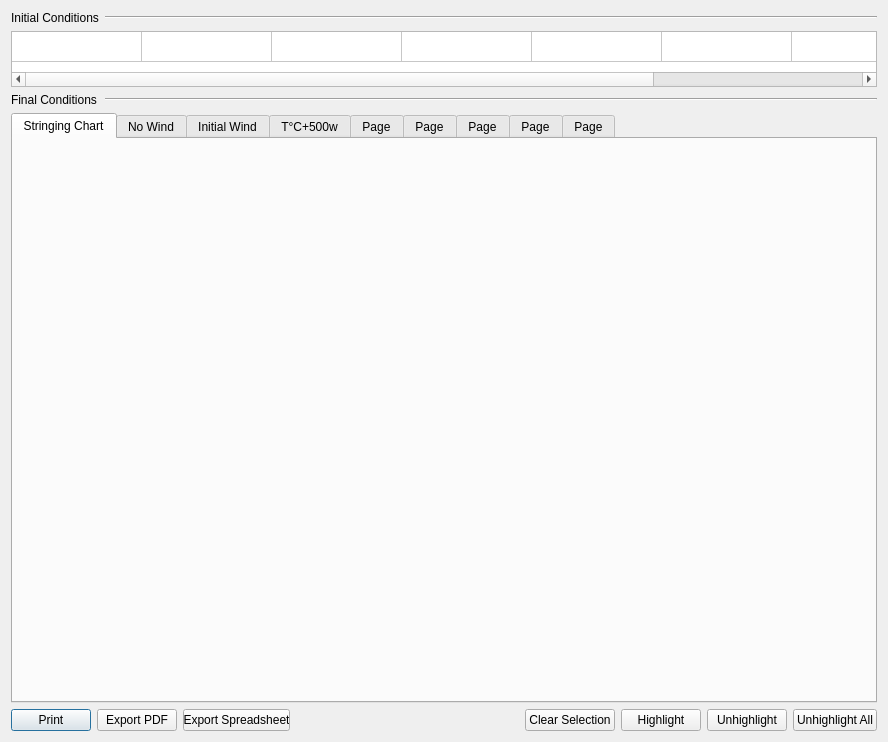
<?xml version="1.0" encoding="UTF-8"?>
<ui version="4.0">
 <class>SheetNewWindow</class>
 <widget class="QDialog" name="SheetNewWindow">
  <property name="geometry">
   <rect>
    <x>0</x>
    <y>0</y>
    <width>888</width>
    <height>742</height>
   </rect>
  </property>
  <property name="windowTitle">
   <string>Dialog</string>
  </property>
  <layout class="QGridLayout" name="gridLayout_3">
   <item row="1" column="0">
    <layout class="QHBoxLayout" name="horizontalLayout_2">
     <item>
      <widget class="QPushButton" name="printPB">
       <property name="sizePolicy">
        <sizepolicy hsizetype="Fixed" vsizetype="Fixed">
         <horstretch>0</horstretch>
         <verstretch>0</verstretch>
        </sizepolicy>
       </property>
       <property name="text">
        <string>Print</string>
       </property>
      </widget>
     </item>
     <item>
      <widget class="QPushButton" name="exportPDFPB">
       <property name="sizePolicy">
        <sizepolicy hsizetype="Fixed" vsizetype="Fixed">
         <horstretch>0</horstretch>
         <verstretch>0</verstretch>
        </sizepolicy>
       </property>
       <property name="text">
        <string>Export PDF</string>
       </property>
      </widget>
     </item>
     <item>
      <widget class="QPushButton" name="exportSpreadsheetPB">
       <property name="minimumSize">
        <size>
         <width>107</width>
         <height>0</height>
        </size>
       </property>
       <property name="text">
        <string>Export Spreadsheet</string>
       </property>
      </widget>
     </item>
     <item>
      <spacer name="horizontalSpacer">
       <property name="orientation">
        <enum>Qt::Horizontal</enum>
       </property>
       <property name="sizeHint" stdset="0">
        <size>
         <width>398</width>
         <height>20</height>
        </size>
       </property>
      </spacer>
     </item>
     <item>
      <widget class="QPushButton" name="clearSelectionPB">
       <property name="text">
        <string>Clear Selection</string>
       </property>
      </widget>
     </item>
     <item>
      <widget class="QPushButton" name="highlightPB">
       <property name="sizePolicy">
        <sizepolicy hsizetype="Fixed" vsizetype="Fixed">
         <horstretch>0</horstretch>
         <verstretch>0</verstretch>
        </sizepolicy>
       </property>
       <property name="layoutDirection">
        <enum>Qt::RightToLeft</enum>
       </property>
       <property name="text">
        <string>Highlight</string>
       </property>
      </widget>
     </item>
     <item>
      <widget class="QPushButton" name="unhighlightPB">
       <property name="sizePolicy">
        <sizepolicy hsizetype="Fixed" vsizetype="Fixed">
         <horstretch>0</horstretch>
         <verstretch>0</verstretch>
        </sizepolicy>
       </property>
       <property name="layoutDirection">
        <enum>Qt::RightToLeft</enum>
       </property>
       <property name="text">
        <string>Unhighlight</string>
       </property>
      </widget>
     </item>
     <item>
      <widget class="QPushButton" name="unhighlightAllPB">
       <property name="sizePolicy">
        <sizepolicy hsizetype="Fixed" vsizetype="Fixed">
         <horstretch>0</horstretch>
         <verstretch>0</verstretch>
        </sizepolicy>
       </property>
       <property name="layoutDirection">
        <enum>Qt::RightToLeft</enum>
       </property>
       <property name="text">
        <string>Unhighlight All</string>
       </property>
      </widget>
     </item>
    </layout>
   </item>
   <item row="0" column="0">
    <layout class="QGridLayout" name="gridLayout_2">
     <item row="0" column="0">
      <widget class="QLabel" name="label_10">
       <property name="sizePolicy">
        <sizepolicy hsizetype="Preferred" vsizetype="Preferred">
         <horstretch>10</horstretch>
         <verstretch>0</verstretch>
        </sizepolicy>
       </property>
       <property name="text">
        <string>Initial Conditions</string>
       </property>
      </widget>
     </item>
     <item row="3" column="0" colspan="2">
      <widget class="QTabWidget" name="resultsTabWidget">
       <property name="currentIndex">
        <number>0</number>
       </property>
       <widget class="QWidget" name="tab_stringingChart">
        <attribute name="title">
         <string>Stringing Chart</string>
        </attribute>
        <layout class="QGridLayout" name="gridLayout_9"/>
       </widget>
       <widget class="QWidget" name="tab_finalCondNoWind">
        <attribute name="title">
         <string>No Wind</string>
        </attribute>
        <layout class="QGridLayout" name="gridLayout_6"/>
       </widget>
       <widget class="QWidget" name="tab_finalCondInitWind">
        <attribute name="title">
         <string>Initial Wind</string>
        </attribute>
        <layout class="QGridLayout" name="gridLayout"/>
       </widget>
       <widget class="QWidget" name="tab_finalCondT500">
        <attribute name="title">
         <string>T°C+500w</string>
        </attribute>
        <layout class="QGridLayout" name="gridLayout_7"/>
       </widget>
       <widget class="QWidget" name="tab_sagsNoWind">
        <attribute name="title">
         <string>Page</string>
        </attribute>
        <layout class="QGridLayout" name="gridLayout_8">
         <item row="0" column="0">
          <layout class="QGridLayout" name="gridLayout_5"/>
         </item>
        </layout>
       </widget>
       <widget class="QWidget" name="tab_sagsInitWind">
        <attribute name="title">
         <string>Page</string>
        </attribute>
        <layout class="QGridLayout" name="gridLayout_11">
         <item row="0" column="0">
          <layout class="QGridLayout" name="gridLayout_10"/>
         </item>
        </layout>
       </widget>
       <widget class="QWidget" name="tab_sagsT500Wind">
        <attribute name="title">
         <string>Page</string>
        </attribute>
        <layout class="QGridLayout" name="gridLayout_13">
         <item row="0" column="0">
          <layout class="QGridLayout" name="gridLayout_12"/>
         </item>
        </layout>
       </widget>
       <widget class="QWidget" name="tab_swingsInitWind">
        <attribute name="title">
         <string>Page</string>
        </attribute>
        <layout class="QGridLayout" name="gridLayout_15">
         <item row="0" column="0">
          <layout class="QGridLayout" name="gridLayout_14"/>
         </item>
        </layout>
       </widget>
       <widget class="QWidget" name="tab_swingsT500Wind">
        <attribute name="title">
         <string>Page</string>
        </attribute>
        <layout class="QGridLayout" name="gridLayout_17">
         <item row="0" column="0">
          <layout class="QGridLayout" name="gridLayout_16"/>
         </item>
        </layout>
       </widget>
      </widget>
     </item>
     <item row="2" column="0">
      <widget class="QLabel" name="label_12">
       <property name="sizePolicy">
        <sizepolicy hsizetype="Fixed" vsizetype="Preferred">
         <horstretch>10</horstretch>
         <verstretch>0</verstretch>
        </sizepolicy>
       </property>
       <property name="text">
        <string>Final Conditions</string>
       </property>
      </widget>
     </item>
     <item row="2" column="1">
      <widget class="Line" name="line_4">
       <property name="sizePolicy">
        <sizepolicy hsizetype="Expanding" vsizetype="Fixed">
         <horstretch>0</horstretch>
         <verstretch>0</verstretch>
        </sizepolicy>
       </property>
       <property name="orientation">
        <enum>Qt::Horizontal</enum>
       </property>
      </widget>
     </item>
     <item row="1" column="0" colspan="2">
      <widget class="QTableWidget" name="initialCondTW">
       <property name="enabled">
        <bool>true</bool>
       </property>
       <property name="sizePolicy">
        <sizepolicy hsizetype="Expanding" vsizetype="Expanding">
         <horstretch>10</horstretch>
         <verstretch>0</verstretch>
        </sizepolicy>
       </property>
       <property name="minimumSize">
        <size>
         <width>0</width>
         <height>0</height>
        </size>
       </property>
       <property name="maximumSize">
        <size>
         <width>16777215</width>
         <height>56</height>
        </size>
       </property>
       <property name="editTriggers">
        <set>QAbstractItemView::NoEditTriggers</set>
       </property>
       <attribute name="horizontalHeaderVisible">
        <bool>false</bool>
       </attribute>
       <attribute name="horizontalHeaderCascadingSectionResizes">
        <bool>false</bool>
       </attribute>
       <attribute name="horizontalHeaderDefaultSectionSize">
        <number>130</number>
       </attribute>
       <attribute name="horizontalHeaderMinimumSectionSize">
        <number>27</number>
       </attribute>
       <attribute name="horizontalHeaderStretchLastSection">
        <bool>true</bool>
       </attribute>
       <attribute name="verticalHeaderVisible">
        <bool>false</bool>
       </attribute>
       <attribute name="verticalHeaderCascadingSectionResizes">
        <bool>false</bool>
       </attribute>
       <row>
        <property name="text">
         <string/>
        </property>
       </row>
       <column>
        <property name="text">
         <string>Conductor</string>
        </property>
        <property name="font">
         <font>
          <pointsize>8</pointsize>
         </font>
        </property>
        <property name="textAlignment">
         <set>AlignHCenter|AlignVCenter|AlignCenter</set>
        </property>
       </column>
       <column>
        <property name="text">
         <string>Total Length (m)</string>
        </property>
       </column>
       <column>
        <property name="text">
         <string>Ruling Span (m)</string>
        </property>
       </column>
       <column>
        <property name="text">
         <string>Tension (N)</string>
        </property>
       </column>
       <column>
        <property name="text">
         <string>Temperature (°C)</string>
        </property>
       </column>
       <column>
        <property name="text">
         <string>Wind (Pa)</string>
        </property>
       </column>
       <column>
        <property name="text">
         <string>Actual Span (m)</string>
        </property>
       </column>
       <column>
        <property name="text">
         <string>Settling In (%)</string>
        </property>
       </column>
      </widget>
     </item>
     <item row="0" column="1">
      <widget class="Line" name="line_3">
       <property name="orientation">
        <enum>Qt::Horizontal</enum>
       </property>
      </widget>
     </item>
    </layout>
   </item>
  </layout>
 </widget>
 <tabstops>
  <tabstop>resultsTabWidget</tabstop>
  <tabstop>printPB</tabstop>
  <tabstop>exportPDFPB</tabstop>
  <tabstop>exportSpreadsheetPB</tabstop>
  <tabstop>clearSelectionPB</tabstop>
  <tabstop>highlightPB</tabstop>
  <tabstop>unhighlightPB</tabstop>
  <tabstop>unhighlightAllPB</tabstop>
  <tabstop>initialCondTW</tabstop>
 </tabstops>
 <resources/>
 <connections/>
</ui>
